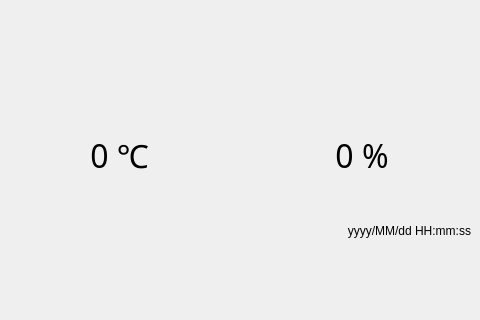
<?xml version="1.0" encoding="UTF-8"?>
<ui version="4.0">
 <class>Widget</class>
 <widget class="QWidget" name="Widget">
  <property name="geometry">
   <rect>
    <x>0</x>
    <y>0</y>
    <width>480</width>
    <height>320</height>
   </rect>
  </property>
  <property name="sizePolicy">
   <sizepolicy hsizetype="Fixed" vsizetype="Fixed">
    <horstretch>0</horstretch>
    <verstretch>0</verstretch>
   </sizepolicy>
  </property>
  <property name="minimumSize">
   <size>
    <width>480</width>
    <height>320</height>
   </size>
  </property>
  <property name="maximumSize">
   <size>
    <width>480</width>
    <height>320</height>
   </size>
  </property>
  <property name="baseSize">
   <size>
    <width>480</width>
    <height>320</height>
   </size>
  </property>
  <property name="windowTitle">
   <string>Widget</string>
  </property>
  <widget class="QWidget" name="horizontalLayoutWidget">
   <property name="geometry">
    <rect>
     <x>10</x>
     <y>100</y>
     <width>461</width>
     <height>111</height>
    </rect>
   </property>
   <layout class="QHBoxLayout" name="horizontalLayout">
    <item>
     <spacer name="horizontalSpacer_2">
      <property name="orientation">
       <enum>Qt::Horizontal</enum>
      </property>
      <property name="sizeType">
       <enum>QSizePolicy::Fixed</enum>
      </property>
      <property name="sizeHint" stdset="0">
       <size>
        <width>20</width>
        <height>20</height>
       </size>
      </property>
     </spacer>
    </item>
    <item>
     <widget class="QLabel" name="label_temperature_indoor">
      <property name="font">
       <font>
        <family>Nanum Gothic</family>
        <pointsize>24</pointsize>
       </font>
      </property>
      <property name="text">
       <string>0 ℃</string>
      </property>
      <property name="alignment">
       <set>Qt::AlignCenter</set>
      </property>
     </widget>
    </item>
    <item>
     <spacer name="horizontalSpacer">
      <property name="orientation">
       <enum>Qt::Horizontal</enum>
      </property>
      <property name="sizeType">
       <enum>QSizePolicy::Fixed</enum>
      </property>
      <property name="sizeHint" stdset="0">
       <size>
        <width>80</width>
        <height>20</height>
       </size>
      </property>
     </spacer>
    </item>
    <item>
     <widget class="QLabel" name="label_humidity_indoor">
      <property name="font">
       <font>
        <family>Nanum Gothic</family>
        <pointsize>24</pointsize>
       </font>
      </property>
      <property name="text">
       <string>0 %</string>
      </property>
      <property name="alignment">
       <set>Qt::AlignCenter</set>
      </property>
     </widget>
    </item>
    <item>
     <spacer name="horizontalSpacer_3">
      <property name="orientation">
       <enum>Qt::Horizontal</enum>
      </property>
      <property name="sizeType">
       <enum>QSizePolicy::Fixed</enum>
      </property>
      <property name="sizeHint" stdset="0">
       <size>
        <width>20</width>
        <height>20</height>
       </size>
      </property>
     </spacer>
    </item>
   </layout>
  </widget>
  <widget class="QLabel" name="label_checked_at">
   <property name="geometry">
    <rect>
     <x>310</x>
     <y>210</y>
     <width>161</width>
     <height>41</height>
    </rect>
   </property>
   <property name="text">
    <string>yyyy/MM/dd HH:mm:ss</string>
   </property>
   <property name="alignment">
    <set>Qt::AlignRight|Qt::AlignTrailing|Qt::AlignVCenter</set>
   </property>
  </widget>
 </widget>
 <layoutdefault spacing="6" margin="11"/>
 <resources/>
 <connections/>
</ui>
